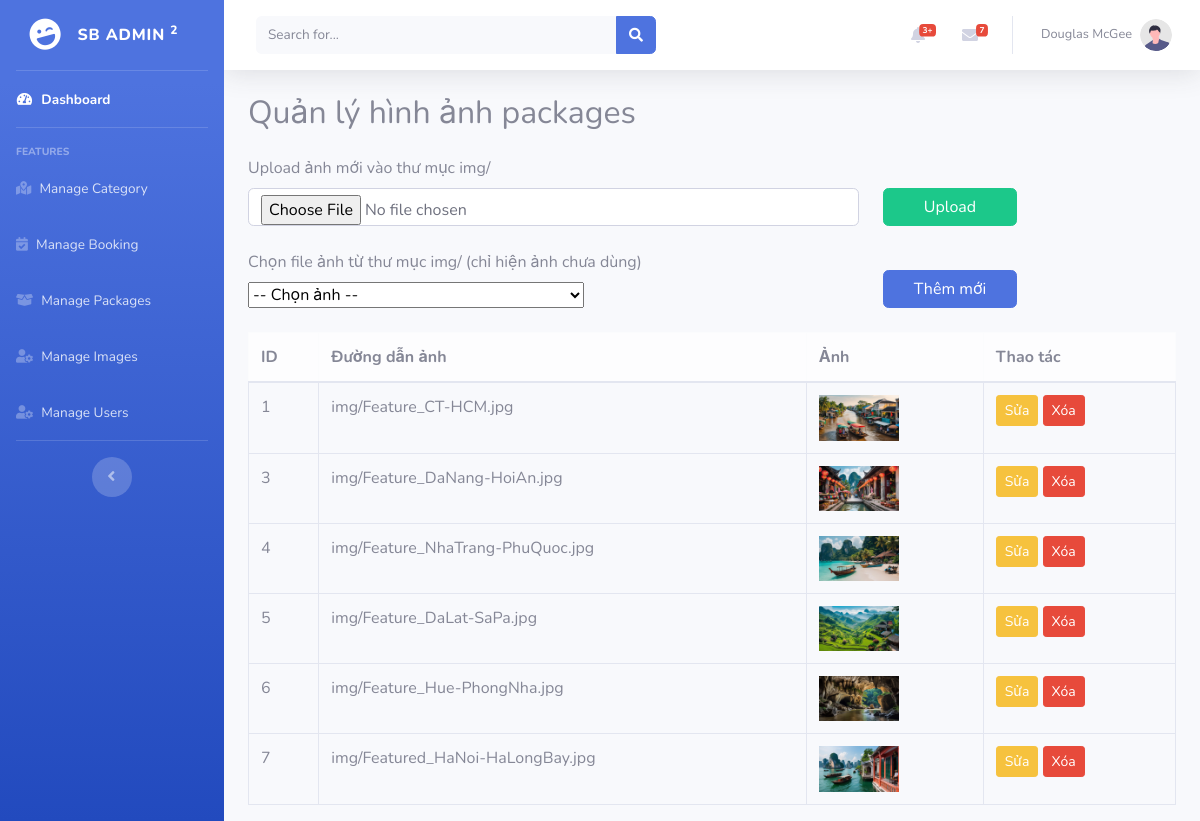
The app's page /admin/Management/image.php with its own data.
### tables this page shows
CREATE TABLE `images_url` (
  `id` int(11) NOT NULL,
  `image_url` varchar(255) DEFAULT NULL,
  `title` varchar(255) DEFAULT NULL
);

### admin/Management/image.php (the view, shortened to what this page needs)
<?php
include '../admin_header.php';
require_once '../../config/database.php';
$images = $pdo->query("SELECT * FROM images_url")->fetchAll(PDO::FETCH_ASSOC);
$editData = null;
?>
<div class="container mt-4">
    <h2 class="mb-4">Quản lý hình ảnh packages</h2>
    <form method="post" enctype="multipart/form-data" class="row g-3 mb-4">
        <div class="col-md-8">
            <label class="form-label">Upload ảnh mới vào thư mục img/</label>
            <input type="file" name="new_image" class="form-control" accept="image/*">
        </div>
        <div class="col-md-2 d-flex align-items-end">
            <button type="submit" name="upload" class="btn btn-success w-100">Upload</button>
        </div>
    </form>
    <form method="post" class="row g-3 mb-4">
        <div class="col-md-8">
            <label class="form-label">Chọn file ảnh từ thư mục img/ (chỉ hiện ảnh chưa dùng)</label>
            <select name="image_url" class="form-select" required>
                <option value="">-- Chọn ảnh --</option>
            </select>
        </div>
        <div class="col-md-2 d-flex align-items-end">
            <?php if ($editData): ?>
            <button type="submit" name="edit" class="btn btn-warning w-100">Cập nhật</button>
            <a href="image.php" class="btn btn-secondary ms-2">Hủy</a>
            <?php else: ?>
            <button type="submit" name="add" class="btn btn-primary w-100">Thêm mới</button>
            <?php endif; ?>
        </div>
    </form>
    <table class="table table-bordered table-hover align-middle">
        <thead class="table-light">
            <tr>
                <th>ID</th>
                <th>Đường dẫn ảnh</th>
                <th>Ảnh</th>
                <th>Thao tác</th>
            </tr>
        </thead>
        <tbody>
            <?php foreach ($images as $img): ?>
            <tr>
                <td><?= $img['id'] ?></td>
                <td><?= htmlspecialchars($img['image_url']) ?></td>
                <td>
                    <?php if ($img['image_url']): ?>
                    <img src="../../<?= $img['image_url'] ?>" alt="img" style="max-width:80px;max-height:60px;">
                    <?php endif; ?>
                </td>
                <td>
                    <a href="?edit=<?= $img['id'] ?>" class="btn btn-sm btn-warning">Sửa</a>
                    <a href="?delete=<?= $img['id'] ?>" class="btn btn-sm btn-danger"
                        onclick="return confirm('Xóa ảnh này?')">Xóa</a>
                </td>
            </tr>
            <?php endforeach; ?>
        </tbody>
    </table>
</div>

### records on screen
images_url: id "1", image_url "img/Feature_CT-HCM.jpg", image_url (picture)
images_url: id "3", image_url "img/Feature_DaNang-HoiAn.jpg", image_url (picture)
images_url: id "4", image_url "img/Feature_NhaTrang-PhuQuoc.jpg", image_url (picture)
images_url: id "5", image_url "img/Feature_DaLat-SaPa.jpg", image_url (picture)
images_url: id "6", image_url "img/Feature_Hue-PhongNha.jpg", image_url (picture)
images_url: id "7", image_url "img/Featured_HaNoi-HaLongBay.jpg", image_url (picture)
